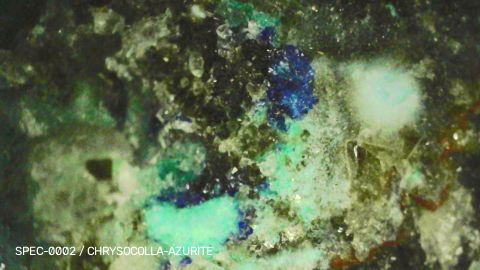
#> input picture docs/assets/thumbnails/specimen_0002_thumb.jpg, 480 x 270 px, given in place of tiger_diffused_001.png, which was not available
$ python watermark.py
#> lines starting #> are read from the running program, lines starting #| are printed output that depends on the picture; after the words box and inside, x2 and y2 are one past the last pixel; in counts of white or black regions, pixels touching at a corner belong together
import os
import cv2
import pandas as pd
import json

os.makedirs("docs/assets/thumbnails", exist_ok=True)
os.makedirs("docs/assets/figures", exist_ok=True)

# 1. Generate downscaled, watermarked web thumbnail
def make_web_thumbnail(input_path, output_path, max_width=480):
#> called with max_width = 480
    img = cv2.imread(input_path)
#> img is the input picture: shape (270, 480, 3); mean B, G, R 80.8, 111.5, 96.1
    if img is None:
        return
    h, w = img.shape[:2]
#> h = 270; w = 480
    scale = max_width / float(w)
#> scale = 1
    resized = cv2.resize(img, (max_width, int(h * scale)), interpolation=cv2.INTER_AREA)

    # Burn-in subtle watermark
    cv2.putText(resized, "TOM LOV DM9 / SPECIMEN ANALYSIS", (15, int(h * scale) - 15),
                cv2.FONT_HERSHEY_SIMPLEX, 0.4, (255, 255, 255), 1, cv2.LINE_AA)
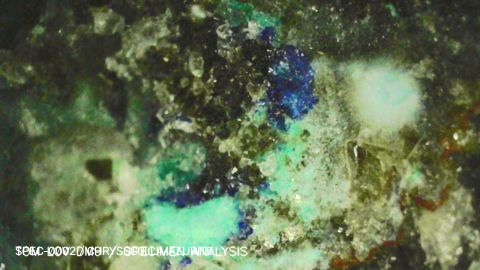
#> resized: shape (270, 480, 3); 1.2% of pixels changed, all inside (x1, y1, x2, y2) = (15, 245, 249, 259)

    # Save as compressed JPEG
    cv2.imwrite(output_path, resized, [cv2.IMWRITE_JPEG_QUALITY, 75])

make_web_thumbnail("data/raw/tigers_eye/tiger_diffused_001.png", "docs/assets/thumbnails/specimen_a_thumb.jpg")
make_web_thumbnail("data/raw/tigers_eye_side_b/tiger_b_001.png", "docs/assets/thumbnails/specimen_b_thumb.jpg")
#> call 2 of make_web_thumbnail, with max_width = 480
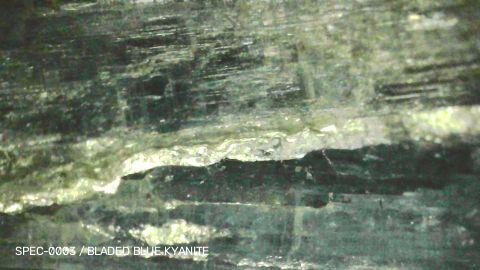
#> input picture docs/assets/thumbnails/specimen_0003_thumb.jpg, 480 x 270 px, given in place of tiger_b_001.png, which was not available
#> in make_web_thumbnail, img is the input picture: shape (270, 480, 3); mean B, G, R 105.6, 125.4, 113.9
#> in make_web_thumbnail (call 2), `cv2.putText(resized, "TOM LOV DM9 / SPECIMEN ANALYSIS", (15, int(h * s..`:
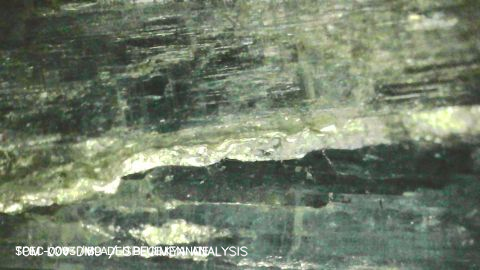
#> resized: shape (270, 480, 3); 1.19% of pixels changed, all inside (x1, y1, x2, y2) = (15, 245, 249, 259)

# 2. Convert CSV to web-ready JSON for GitHub Pages
df = pd.read_csv("tigers_eye_characterization.csv")
#> (reads tigers_eye_characterization.csv from the repository)
records = df.to_dict(orient="records")
with open("docs/data.json", "w") as f:
    json.dump(records, f, indent=2)

print("Web assets prepared in ./docs/")
